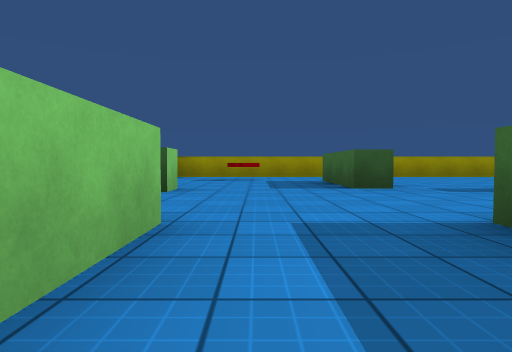
view 1 (above)

16 first-person views from a walk through a 3-D level made in the Unity game engine. The camera is 0.62 m above the floor, tilts 2° down and sees 75° across. The floor is counted in squares, 2 m on a side. Each view is taken from the middle of a square. On the plan, view 1 faces up. The plan holds only what a view shows up to about 9 squares ahead; the rest is blank. The player character is not drawn. Some surface patterns are stand-ins.

view 2
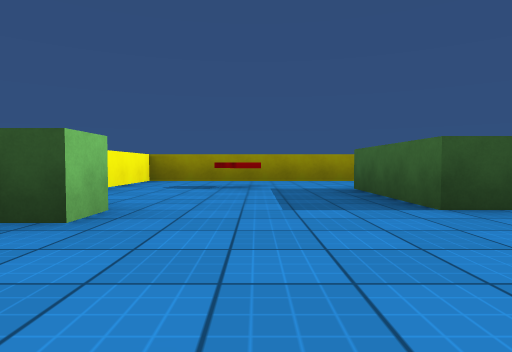

view 3
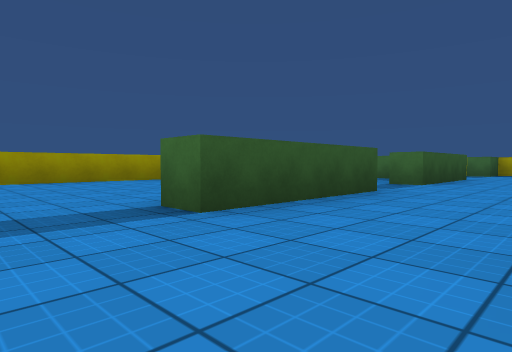

view 4
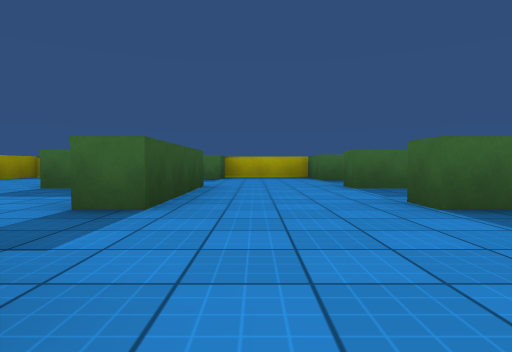

view 5
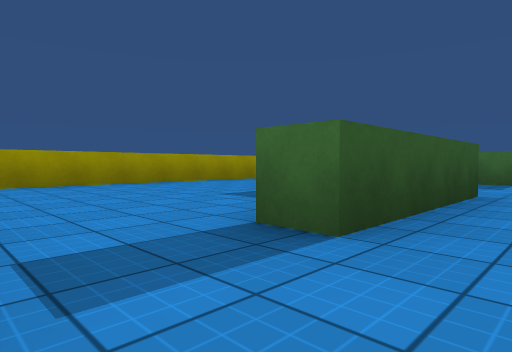

view 6
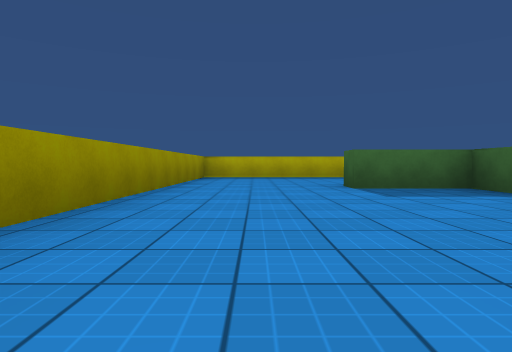

view 7
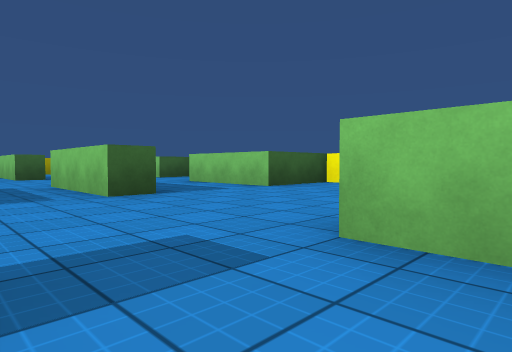

view 8
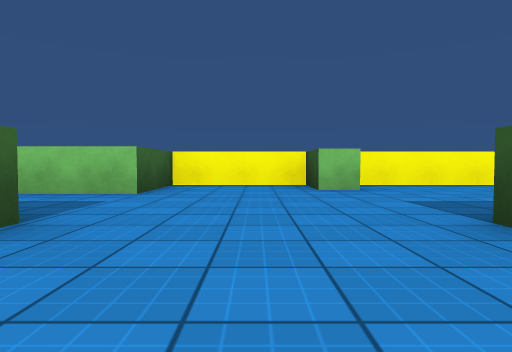

view 9
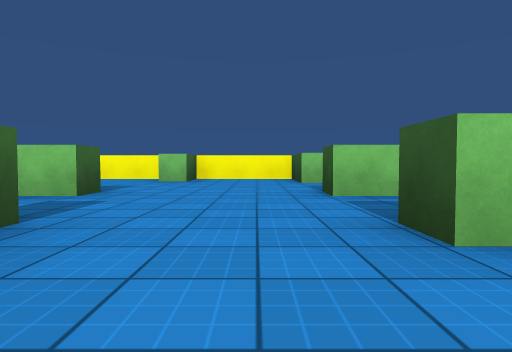

view 10
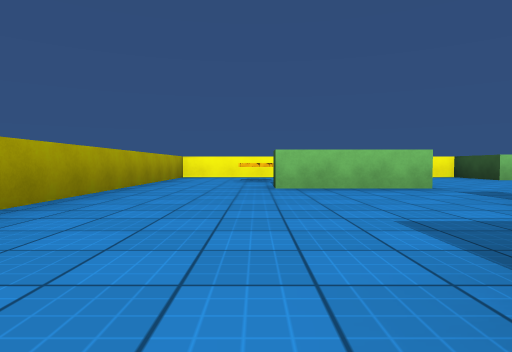

view 11
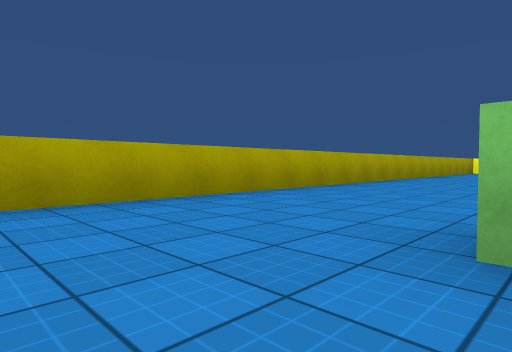

view 12
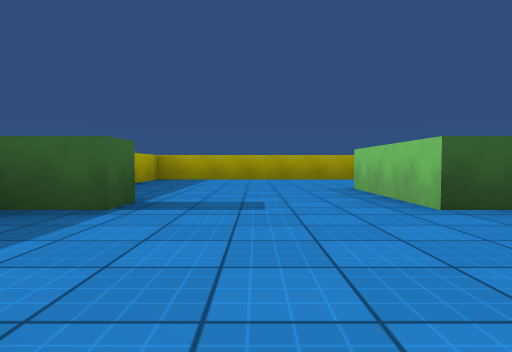

view 13
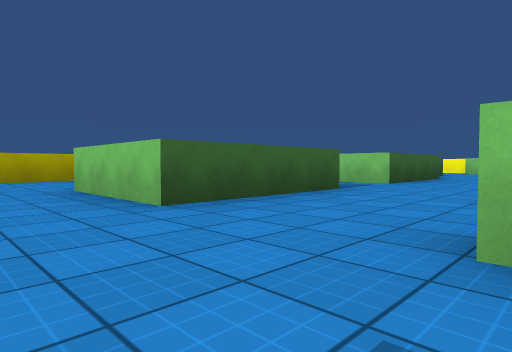

view 14
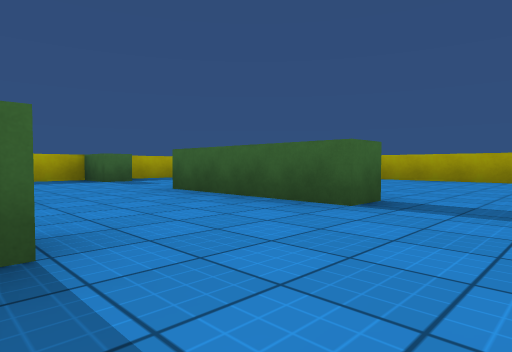

view 15
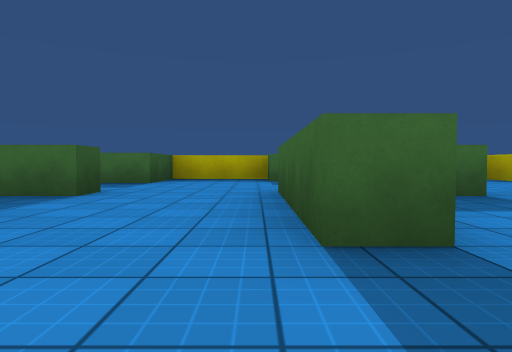

view 16
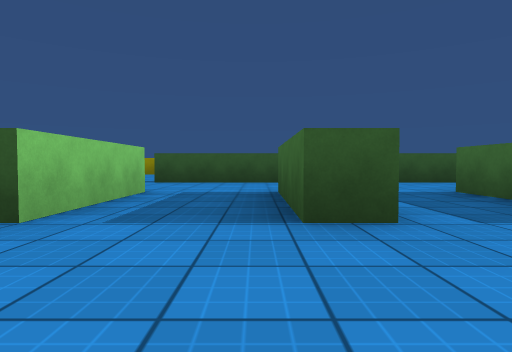

### Floor plan
Points are (right, up) in squares from view 1. A wall is a line through its corners. A room is listed if a view was taken in it or the views show most of it. See-through windows are left out.
Room 1 (view 1)
walls: (1.7, -0.2) (1.2, -0.2); (1.1, -2.7) (1.7, -2.7); (-0.5, 1.8) (-0.5, -0.2) (-2, -0.2) (-2, -2.5)
ways out: opening at (0, 0.5) to room 2; opening at (1, -1.5) to room 3; opening at (-0.5, -3.5) to room 5
Room 2 (views 2, 3, 4, 5, 6, 7, 8)
walls: (5.9, 3.7) (3.3, 3.7) (3.3, 4.2); (8.5, 4.2) (9.3, 4.2) (9.3, 5.7) (9.8, 5.7); (7.3, 1.8) (7.8, 1.8); (9.9, 3.7) (7.3, 3.7) (7.3, 4.2); (1.7, 4.9) (1.7, 4.3) (1.3, 4.3); (9.3, 1.8) (9.8, 1.8); (1.2, 1.8) (1.7, 1.8); (11.5, 1.8) (13, 1.8) (13, 8.2) (1.5, 8.2); (-2, 4.5) (-2, 1.8) (-0.5, 1.8)
ways out: opening at (0, 0.5) to room 1; opening at (2, 0.5) to room 3; opening at (4, 0.5) to room 3; opening at (6, 0.5) to room 3; opening at (8, 0.5) to room 3; opening at (10.5, 0.5) to room 3; opening at (-0.5, 5.5) to room 4; opening at (1, 7.5) to room 4
objects: green block (-1, 4); green block (12, 4)
Room 3 (views 9, 10, 11, 12, 13, 14, 15, 16)
walls: (7.3, -2.9) (7.3, -2.2) (9.7, -2.2) (9.7, -4.2); (7.3, -0.4) (7.3, 1.8); (9.3, -4.4) (9.3, -3.9); (5.9, -0.2) (5.3, -0.2) (5.3, 1.6); (3.2, -2.2) (5.7, -2.2) (5.7, -3.2); (9.8, -0.2) (9.3, -0.2) (9.3, 1.8); (1.7, -2.7) (1.7, -4.8); (3.8, 1.8) (3.8, -0.2) (3.2, -0.2); (1.5, -6.7) (13, -6.7) (13, -0.2) (11.5, -0.2) (11.5, 1.8); (1.7, 1.8) (1.7, -0.2)
ways out: opening at (1, -1.5) to room 1; opening at (2, 0.5) to room 2; opening at (4, 0.5) to room 2; opening at (6, 0.5) to room 2; opening at (8, 0.5) to room 2; opening at (10.5, 0.5) to room 2; opening at (1, -5.5) to room 5
objects: green block (12, -3)
Room 4 (no view inside)
walls: (1.5, 8.2) (-2, 8.2) (-2, 4.5); (1.3, 4.3) (1.3, 6.2)
ways out: opening at (-0.5, 5.5) to room 2; opening at (1, 7.5) to room 2
objects: other object (0, 6)
Room 5 (no view inside)
walls: (-2, -2.5) (-2, -6.7) (1.5, -6.7)
ways out: opening at (-0.5, -3.5) to room 1; opening at (1, -5.5) to room 3
objects: green block (-1, -3); other object (0, -5)

Positions as (right, up) in squares from view 1, and headings:
1: (0, 0), facing up
2: (0, 2), facing up
3: (2, 2), facing up-right
4: (5, 3), facing right
5: (6, 3), facing up-right
6: (5, 7), facing right
7: (3, 5), facing down-left
8: (3, 3), facing left
9: (5, -1), facing left
10: (6, -5), facing left
11: (11, -4), facing down-left
12: (11, 0), facing down
13: (11, 0), facing down-left
14: (6, 0), facing down-right
15: (6, -2), facing right
16: (5, -2), facing up
